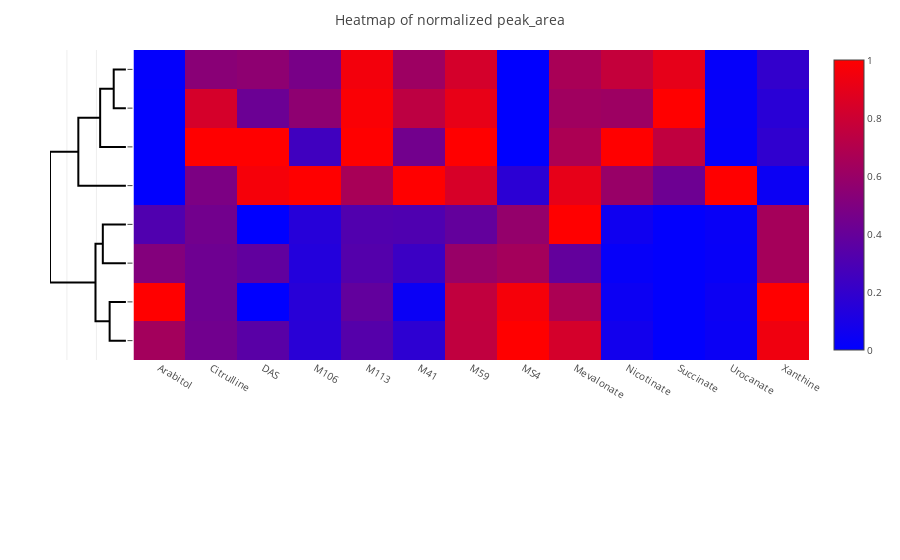

This figure's notebook cell:
### Markdown cell above
## `mint.plot_heatmap()`

### Code cell
mint.plot_heatmap(normed_by_cols=True, target_var='peak_area', clustered=True, add_dendrogram=True)

### Figure 1 — Plotly figure (JSON) as saved in the notebook; plotly's stock layout.template omitted (floating-point values rounded to 4 significant figures)
{"data": [{"hoverinfo": "text", "marker": {"color": "black"}, "mode": "lines", "type": "scatter", "x": [0, -0.5515, -0.5515, 0], "xaxis": "x2", "y": [5, 5, 15, 15], "yaxis": "y"}, {"hoverinfo": "text", "marker": {"color": "black"}, "mode": "lines", "type": "scatter", "x": [0, -0.7831, -0.7831, 0], "xaxis": "x2", "y": [25, 25, 35, 35], "yaxis": "y"}, {"hoverinfo": "text", "marker": {"color": "black"}, "mode": "lines", "type": "scatter", "x": [-0.5515, -1.032, -1.032, -0.7831], "xaxis": "x2", "y": [10, 10, 30, 30], "yaxis": "y"}, {"hoverinfo": "text", "marker": {"color": "black"}, "mode": "lines", "type": "scatter", "x": [0, -0.4135, -0.4135, 0], "xaxis": "x2", "y": [65, 65, 75, 75], "yaxis": "y"}, {"hoverinfo": "text", "marker": {"color": "black"}, "mode": "lines", "type": "scatter", "x": [0, -0.8731, -0.8731, -0.4135], "xaxis": "x2", "y": [55, 55, 70, 70], "yaxis": "y"}, {"hoverinfo": "text", "marker": {"color": "black"}, "mode": "lines", "type": "scatter", "x": [0, -1.614, -1.614, -0.8731], "xaxis": "x2", "y": [45, 45, 62.5, 62.5], "yaxis": "y"}, {"hoverinfo": "text", "marker": {"color": "black"}, "mode": "lines", "type": "scatter", "x": [-1.032, -2.575, -2.575, -1.614], "xaxis": "x2", "y": [20, 20, 53.75, 53.75], "yaxis": "y"}, {"colorscale": [[0, "rgb(0,0,255)"], [1, "rgb(255,0,0)"]], "type": "heatmap", "x": ["Arabitol", "Citrulline", "DAS", "M106", "M113", "M41", "M59", "MS4", "Mevalonate", "Nicotinate", "Succinate", "Urocanate", "Xanthine"], "y": [5, 15, 25, 35, 45, 55, 65, 75], "z": [[0.6409, 0.4422, 0.3508, 0.1596, 0.3351, 0.1765, 0.7518, 1, 0.8333, 0.07037, 0.009588, 0.03998, 0.9406], [1, 0.4321, 0, 0.1551, 0.3857, 0.03769, 0.7559, 0.9638, 0.676, 0.04739, 0.009578, 0.04815, 1], [0.5154, 0.4311, 0.3785, 0.1384, 0.3303, 0.2301, 0.5974, 0.6451, 0.3899, 0.02268, 0.006021, 0.02886, 0.6461], [0.3123, 0.4481, 0, 0.1486, 0.3189, 0.3103, 0.3873, 0.5798, 1, 0.05708, 0.006576, 0.0308, 0.6473], [0.004562, 0.487, 0.9653, 1, 0.6583, 1, 0.8432, 0.1699, 0.9061, 0.5978, 0.4282, 1, 0.04371], [0.005036, 1, 1, 0.2522, 1, 0.4463, 1, 0, 0.6742, 1, 0.7534, 0.01914, 0.1868], [0.003395, 0.8345, 0.4189, 0.555, 0.9795, 0.7394, 0.9108, 0, 0.6256, 0.6162, 1, 0.02383, 0.1598], [0.01004, 0.5391, 0.5556, 0.4724, 0.9519, 0.6161, 0.831, 0, 0.6611, 0.7682, 0.9002, 0.02052, 0.1984]]}], "layout": {"autosize": true, "hovermode": "closest", "margin": {"b": 200, "l": 50, "pad": 0, "r": 10, "t": 50}, "paper_bgcolor": "white", "plot_bgcolor": "white", "showlegend": false, "title": {"text": "Heatmap of normalized peak_area", "x": 0.5}, "xaxis": {"autorange": true, "domain": [0.11, 1], "mirror": false, "range": [-0.5, 12.5], "showgrid": false, "showline": false, "showticklabels": true, "ticks": "", "type": "category", "zeroline": false}, "xaxis2": {"autorange": true, "domain": [0, 0.1], "mirror": false, "range": [-2.575, 0], "showgrid": true, "showline": false, "showticklabels": false, "ticks": "", "type": "linear", "zeroline": false}, "yaxis": {"autorange": true, "domain": [0, 1], "mirror": false, "range": [0, 80], "showgrid": false, "showline": false, "showticklabels": false, "ticktext": ["CA_B3.mzXML", "CA_B4.mzXML", "CA_B1.mzXML", "CA_B2.mzXML", "EC_B2.mzXML", "EC_B4.mzXML", "EC_B1.mzXML", "EC_B3.mzXML"], "tickvals": [5, 15, 25, 35, 45, 55, 65, 75], "type": "linear", "zeroline": false}}}
